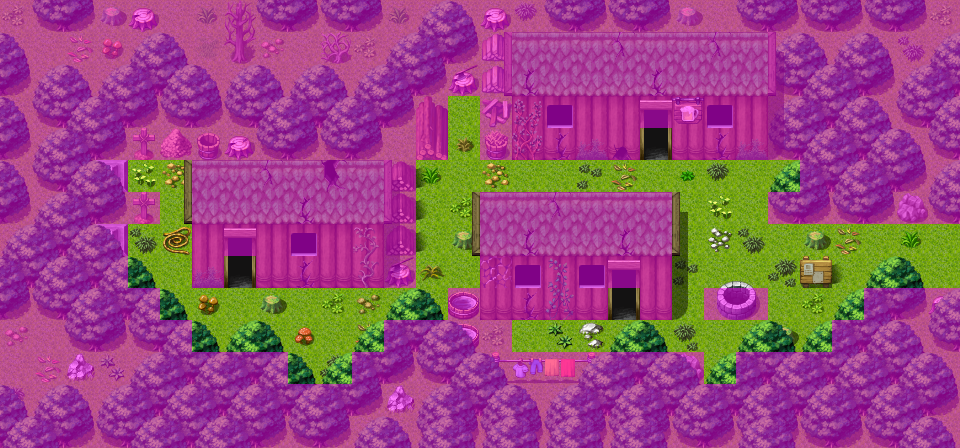

A 2D game scene composited from a Tiled map and its tileset images. What follows is a short description and the map's XML, with each tile layer's data collapsed to a summary:
An orthogonal 30x14 tile map with 32x32 px tiles, 4 tile layers (Ground, Objects, Above, Walkable), 2 hidden layers not drawn, 60 tilesets and 18 objects (7x spawn, 4x mapchange, 4x sign, 2x script, replace).

<map version="1.0" tiledversion="1.1.5" orientation="orthogonal" renderorder="right-down" width="30" height="14" tilewidth="32" tileheight="32" infinite="0" nextobjectid="18">
 <properties>
  <property name="outdoors" value="1" />
 </properties>
 <tileset firstgid="1" name="map_bed_1" tilewidth="32" tileheight="32" tilecount="128" columns="16">
  <image source="../drawable/map_bed_1.png" width="512" height="256" />
 </tileset>
 <tileset firstgid="129" name="map_border_1" tilewidth="32" tileheight="32" tilecount="128" columns="16">
  <image source="../drawable/map_border_1.png" width="512" height="256" />
 </tileset>
 <tileset firstgid="257" name="map_bridge_1" tilewidth="32" tileheight="32" tilecount="128" columns="16">
  <image source="../drawable/map_bridge_1.png" width="512" height="256" />
 </tileset>
 <tileset firstgid="385" name="map_bridge_2" tilewidth="32" tileheight="32" tilecount="128" columns="16">
  <image source="../drawable/map_bridge_2.png" width="512" height="256" />
 </tileset>
 <tileset firstgid="513" name="map_broken_1" tilewidth="32" tileheight="32" tilecount="128" columns="16">
  <image source="../drawable/map_broken_1.png" width="512" height="256" />
 </tileset>
 <tileset firstgid="641" name="map_cavewall_1" tilewidth="32" tileheight="32" tilecount="108" columns="18">
  <image source="../drawable/map_cavewall_1.png" width="576" height="192" />
 </tileset>
 <tileset firstgid="749" name="map_cavewall_2" tilewidth="32" tileheight="32" tilecount="108" columns="18">
  <image source="../drawable/map_cavewall_2.png" width="576" height="192" />
 </tileset>
 <tileset firstgid="857" name="map_cavewall_3" tilewidth="32" tileheight="32" tilecount="108" columns="18">
  <image source="../drawable/map_cavewall_3.png" width="576" height="192" />
 </tileset>
 <tileset firstgid="965" name="map_cavewall_4" tilewidth="32" tileheight="32" tilecount="108" columns="18">
  <image source="../drawable/map_cavewall_4.png" width="576" height="192" />
 </tileset>
 <tileset firstgid="1073" name="map_chair_table_1" tilewidth="32" tileheight="32" tilecount="128" columns="16">
  <image source="../drawable/map_chair_table_1.png" width="512" height="256" />
 </tileset>
 <tileset firstgid="1201" name="map_chair_table_2" tilewidth="32" tileheight="32" tilecount="128" columns="16">
  <image source="../drawable/map_chair_table_2.png" width="512" height="256" />
 </tileset>
 <tileset firstgid="1329" name="map_crate_1" tilewidth="32" tileheight="32" tilecount="128" columns="16">
  <image source="../drawable/map_crate_1.png" width="512" height="256" />
 </tileset>
 <tileset firstgid="1457" name="map_cupboard_1" tilewidth="32" tileheight="32" tilecount="128" columns="16">
  <image source="../drawable/map_cupboard_1.png" width="512" height="256" />
 </tileset>
 <tileset firstgid="1585" name="map_curtain_1" tilewidth="32" tileheight="32" tilecount="128" columns="16">
  <image source="../drawable/map_curtain_1.png" width="512" height="256" />
 </tileset>
 <tileset firstgid="1713" name="map_entrance_1" tilewidth="32" tileheight="32" tilecount="128" columns="16">
  <image source="../drawable/map_entrance_1.png" width="512" height="256" />
 </tileset>
 <tileset firstgid="1841" name="map_entrance_2" tilewidth="32" tileheight="32" tilecount="128" columns="16">
  <image source="../drawable/map_entrance_2.png" width="512" height="256" />
 </tileset>
 <tileset firstgid="1969" name="map_fence_1" tilewidth="32" tileheight="32" tilecount="128" columns="16">
  <image source="../drawable/map_fence_1.png" width="512" height="256" />
 </tileset>
 <tileset firstgid="2097" name="map_fence_2" tilewidth="32" tileheight="32" tilecount="128" columns="16">
  <image source="../drawable/map_fence_2.png" width="512" height="256" />
 </tileset>
 <tileset firstgid="2225" name="map_fence_3" tilewidth="32" tileheight="32" tilecount="128" columns="16">
  <image source="../drawable/map_fence_3.png" width="512" height="256" />
 </tileset>
 <tileset firstgid="2353" name="map_fence_4" tilewidth="32" tileheight="32" tilecount="128" columns="16">
  <image source="../drawable/map_fence_4.png" width="512" height="256" />
 </tileset>
 <tileset firstgid="2481" name="map_ground_1" tilewidth="32" tileheight="32" tilecount="128" columns="16">
  <image source="../drawable/map_ground_1.png" width="512" height="256" />
 </tileset>
 <tileset firstgid="2609" name="map_ground_2" tilewidth="32" tileheight="32" tilecount="128" columns="16">
  <image source="../drawable/map_ground_2.png" width="512" height="256" />
 </tileset>
 <tileset firstgid="2737" name="map_ground_3" tilewidth="32" tileheight="32" tilecount="128" columns="16">
  <image source="../drawable/map_ground_3.png" width="512" height="256" />
 </tileset>
 <tileset firstgid="2865" name="map_ground_4" tilewidth="32" tileheight="32" tilecount="128" columns="16">
  <image source="../drawable/map_ground_4.png" width="512" height="256" />
 </tileset>
 <tileset firstgid="2993" name="map_ground_5" tilewidth="32" tileheight="32" tilecount="128" columns="16">
  <image source="../drawable/map_ground_5.png" width="512" height="256" />
 </tileset>
 <tileset firstgid="3121" name="map_ground_6" tilewidth="32" tileheight="32" tilecount="128" columns="16">
  <image source="../drawable/map_ground_6.png" width="512" height="256" />
 </tileset>
 <tileset firstgid="3249" name="map_ground_7" tilewidth="32" tileheight="32" tilecount="128" columns="16">
  <image source="../drawable/map_ground_7.png" width="512" height="256" />
 </tileset>
 <tileset firstgid="3377" name="map_ground_8" tilewidth="32" tileheight="32" tilecount="128" columns="16">
  <image source="../drawable/map_ground_8.png" width="512" height="256" />
 </tileset>
 <tileset firstgid="3505" name="map_house_1" tilewidth="32" tileheight="32" tilecount="128" columns="16">
  <image source="../drawable/map_house_1.png" width="512" height="256" />
 </tileset>
 <tileset firstgid="3633" name="map_house_2" tilewidth="32" tileheight="32" tilecount="128" columns="16">
  <image source="../drawable/map_house_2.png" width="512" height="256" />
 </tileset>
 <tileset firstgid="3761" name="map_indoor_1" tilewidth="32" tileheight="32" tilecount="128" columns="16">
  <image source="../drawable/map_indoor_1.png" width="512" height="256" />
 </tileset>
 <tileset firstgid="3889" name="map_indoor_2" tilewidth="32" tileheight="32" tilecount="128" columns="16">
  <image source="../drawable/map_indoor_2.png" width="512" height="256" />
 </tileset>
 <tileset firstgid="4017" name="map_kitchen_1" tilewidth="32" tileheight="32" tilecount="128" columns="16">
  <image source="../drawable/map_kitchen_1.png" width="512" height="256" />
 </tileset>
 <tileset firstgid="4145" name="map_outdoor_1" tilewidth="32" tileheight="32" tilecount="128" columns="16">
  <image source="../drawable/map_outdoor_1.png" width="512" height="256" />
 </tileset>
 <tileset firstgid="4273" name="map_pillar_1" tilewidth="32" tileheight="32" tilecount="128" columns="16">
  <image source="../drawable/map_pillar_1.png" width="512" height="256" />
 </tileset>
 <tileset firstgid="4401" name="map_pillar_2" tilewidth="32" tileheight="32" tilecount="128" columns="16">
  <image source="../drawable/map_pillar_2.png" width="512" height="256" />
 </tileset>
 <tileset firstgid="4529" name="map_plant_1" tilewidth="32" tileheight="32" tilecount="128" columns="16">
  <image source="../drawable/map_plant_1.png" width="512" height="256" />
 </tileset>
 <tileset firstgid="4657" name="map_plant_2" tilewidth="32" tileheight="32" tilecount="128" columns="16">
  <image source="../drawable/map_plant_2.png" width="512" height="256" />
 </tileset>
 <tileset firstgid="4785" name="map_rock_1" tilewidth="32" tileheight="32" tilecount="128" columns="16">
  <image source="../drawable/map_rock_1.png" width="512" height="256" />
 </tileset>
 <tileset firstgid="4913" name="map_rock_2" tilewidth="32" tileheight="32" tilecount="128" columns="16">
  <image source="../drawable/map_rock_2.png" width="512" height="256" />
 </tileset>
 <tileset firstgid="5041" name="map_roof_1" tilewidth="32" tileheight="32" tilecount="128" columns="16">
  <image source="../drawable/map_roof_1.png" width="512" height="256" />
 </tileset>
 <tileset firstgid="5169" name="map_roof_2" tilewidth="32" tileheight="32" tilecount="128" columns="16">
  <image source="../drawable/map_roof_2.png" width="512" height="256" />
 </tileset>
 <tileset firstgid="5297" name="map_roof_3" tilewidth="32" tileheight="32" tilecount="128" columns="16">
  <image source="../drawable/map_roof_3.png" width="512" height="256" />
 </tileset>
 <tileset firstgid="5425" name="map_shop_1" tilewidth="32" tileheight="32" tilecount="128" columns="16">
  <image source="../drawable/map_shop_1.png" width="512" height="256" />
 </tileset>
 <tileset firstgid="5553" name="map_sign_ladder_1" tilewidth="32" tileheight="32" tilecount="128" columns="16">
  <image source="../drawable/map_sign_ladder_1.png" width="512" height="256" />
 </tileset>
 <tileset firstgid="5681" name="map_table_1" tilewidth="32" tileheight="32" tilecount="128" columns="16">
  <image source="../drawable/map_table_1.png" width="512" height="256" />
 </tileset>
 <tileset firstgid="5809" name="map_trail_1" tilewidth="32" tileheight="32" tilecount="128" columns="16">
  <image source="../drawable/map_trail_1.png" width="512" height="256" />
 </tileset>
 <tileset firstgid="5937" name="map_transition_1" tilewidth="32" tileheight="32" tilecount="128" columns="16">
  <image source="../drawable/map_transition_1.png" width="512" height="256" />
 </tileset>
 <tileset firstgid="6065" name="map_transition_2" tilewidth="32" tileheight="32" tilecount="128" columns="16">
  <image source="../drawable/map_transition_2.png" width="512" height="256" />
 </tileset>
 <tileset firstgid="6193" name="map_transition_3" tilewidth="32" tileheight="32" tilecount="128" columns="16">
  <image source="../drawable/map_transition_3.png" width="512" height="256" />
 </tileset>
 <tileset firstgid="6321" name="map_transition_4" tilewidth="32" tileheight="32" tilecount="128" columns="16">
  <image source="../drawable/map_transition_4.png" width="512" height="256" />
 </tileset>
 <tileset firstgid="6449" name="map_transition_5" tilewidth="32" tileheight="32" tilecount="128" columns="16">
  <image source="../drawable/map_transition_5.png" width="512" height="256" />
 </tileset>
 <tileset firstgid="6577" name="map_tree_1" tilewidth="32" tileheight="32" tilecount="128" columns="16">
  <image source="../drawable/map_tree_1.png" width="512" height="256" />
 </tileset>
 <tileset firstgid="6705" name="map_tree_2" tilewidth="32" tileheight="32" tilecount="128" columns="16">
  <image source="../drawable/map_tree_2.png" width="512" height="256" />
 </tileset>
 <tileset firstgid="6833" name="map_wall_1" tilewidth="32" tileheight="32" tilecount="128" columns="16">
  <image source="../drawable/map_wall_1.png" width="512" height="256" />
 </tileset>
 <tileset firstgid="6961" name="map_wall_2" tilewidth="32" tileheight="32" tilecount="120" columns="15">
  <image source="../drawable/map_wall_2.png" width="480" height="256" />
 </tileset>
 <tileset firstgid="7081" name="map_wall_3" tilewidth="32" tileheight="32" tilecount="120" columns="15">
  <image source="../drawable/map_wall_3.png" width="480" height="256" />
 </tileset>
 <tileset firstgid="7201" name="map_wall_4" tilewidth="32" tileheight="32" tilecount="120" columns="15">
  <image source="../drawable/map_wall_4.png" width="480" height="256" />
 </tileset>
 <tileset firstgid="7321" name="map_window_1" tilewidth="32" tileheight="32" tilecount="128" columns="16">
  <image source="../drawable/map_window_1.png" width="512" height="256" />
 </tileset>
 <tileset firstgid="7449" name="map_window_2" tilewidth="32" tileheight="32" tilecount="128" columns="16">
  <image source="../drawable/map_window_2.png" width="512" height="256" />
 </tileset>
 <layer name="Ground" width="30" height="14">
  <data>[420 cells, 420 non-empty, 7 distinct tile ids]</data>
 </layer>
 <layer name="Objects" width="30" height="14">
  <data>[420 cells, 224 non-empty, 68 distinct tile ids]</data>
 </layer>
 <layer name="Objects_1" width="30" height="14" visible="0">
  <data>[420 cells, 2 non-empty, 2 distinct tile ids]</data>
 </layer>
 <layer name="Above" width="30" height="14">
  <data>[420 cells, 83 non-empty, 11 distinct tile ids]</data>
 </layer>
 <layer name="Walkable" width="30" height="14">
  <data>[420 cells, 337 non-empty, 1 distinct tile ids]</data>
 </layer>
 <layer name="Walkable_1" width="30" height="14" visible="0">
  <data>[420 cells, 1 non-empty, 1 distinct tile ids]</data>
 </layer>
 <objectgroup name="Mapevents">
  <object id="1" name="east" type="mapchange" x="928" y="224" width="32" height="64">
   <properties>
    <property name="map" value="roadbeforecrossroads2" />
    <property name="place" value="west" />
   </properties>
  </object>
  <object id="2" name="woodhouse1" type="mapchange" x="608" y="288" width="32" height="32">
   <properties>
    <property name="map" value="woodhouse1" />
    <property name="place" value="south" />
   </properties>
  </object>
  <object id="3" name="woodhouse2" type="mapchange" x="640" y="128" width="32" height="32">
   <properties>
    <property name="map" value="woodhouse2" />
    <property name="place" value="south" />
   </properties>
  </object>
  <object id="4" name="burhczyd_check8" type="script" x="608" y="160" width="96" height="32" />
  <object id="5" name="woodhouse0" type="mapchange" x="224" y="256" width="32" height="32">
   <properties>
    <property name="map" value="woodhouse0" />
    <property name="place" value="south" />
   </properties>
  </object>
  <object id="6" name="sign_wdsetl0" type="sign" x="800" y="256" width="32" height="32" />
  <object id="7" name="sign_wdsetl0_grave1" type="sign" x="128" y="160" width="32" height="32" />
  <object id="8" name="sign_wdsetl0_grave2" type="sign" x="128" y="224" width="32" height="32" />
  <object id="16" name="sign_wdsetl0_grave3" type="sign" x="160" y="128" width="32" height="32" />
  <object id="17" name="algore_killed" type="script" x="896" y="224" width="32" height="64" />
 </objectgroup>
 <objectgroup name="Spawn">
  <object id="9" name="pig" type="spawn" x="672" y="160" width="128" height="224">
   <properties>
    <property name="quantity" value="2" />
    <property name="spawngroup" value="pig" />
   </properties>
  </object>
  <object id="10" name="smuggler6" type="spawn" x="512" y="320" width="32" height="32">
   <properties>
    <property name="spawngroup" value="smuggler6" />
   </properties>
  </object>
  <object id="11" name="vermin" type="spawn" x="256" y="288" width="160" height="96">
   <properties>
    <property name="spawngroup" value="vermin" />
   </properties>
  </object>
  <object id="12" name="vermin_1" type="spawn" x="128" y="160" width="64" height="160">
   <properties>
    <property name="spawngroup" value="vermin" />
   </properties>
  </object>
  <object id="13" name="vermin_2" type="spawn" x="416" y="160" width="64" height="160">
   <properties>
    <property name="spawngroup" value="vermin" />
   </properties>
  </object>
  <object id="14" name="vermin_3" type="spawn" x="480" y="160" width="128" height="32">
   <properties>
    <property name="spawngroup" value="vermin" />
   </properties>
  </object>
  <object id="15" name="algore" type="spawn" x="448" y="96" width="32" height="32">
   <properties>
    <property name="spawngroup" value="algore" />
   </properties>
  </object>
 </objectgroup>
 <objectgroup name="Replace" visible="0">
  <object id="17" name="fungi_panic_nondisplayed:20" type="replace" x="160" y="128" width="64" height="32">
   <properties>
    <property name="Objects" value="Objects_1" />
    <property name="Walkable" value="Walkable_1" />
    <property name="requireId" value="fungi_panic_nondisplayed" />
    <property name="requireType" value="questProgress" />
    <property name="requireValue" value="20" />
   </properties>
  </object>
 </objectgroup>
 <objectgroup name="Keys" />
</map>
